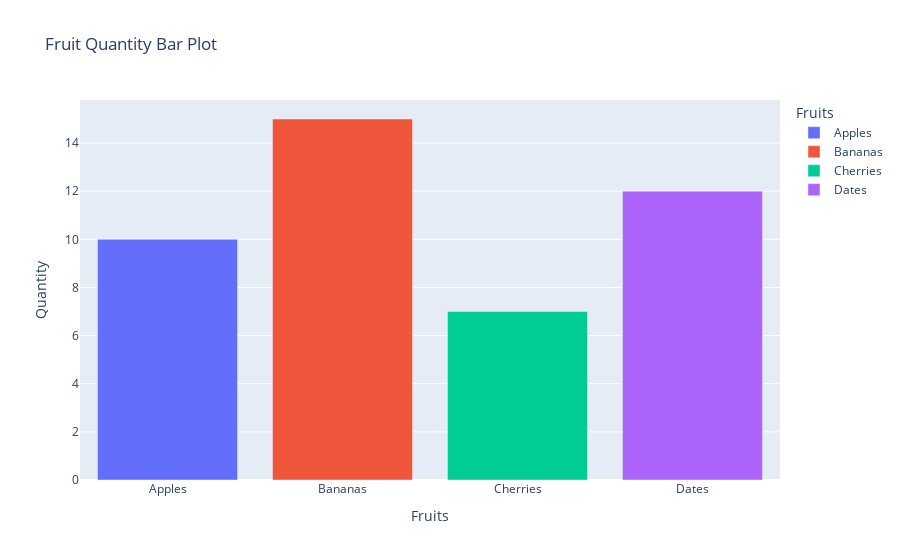

Notebook code cell kept with this figure:
### Markdown cell above
***5.Generate a bar plot using Plotly.***

### Code cell
import plotly.express as px
import pandas as pd

# Sample data
data = {'Fruits': ['Apples', 'Bananas', 'Cherries', 'Dates'],
        'Quantity': [10, 15, 7, 12]}

df = pd.DataFrame(data)

# Create bar plot
fig = px.bar(df, x='Fruits', y='Quantity', color='Fruits',
             title='Fruit Quantity Bar Plot')

# Show plot
fig.show()

### Figure 1 — Plotly figure (JSON) as saved in the notebook; plotly's stock layout.template omitted (floating-point values rounded to 4 significant figures)
{"data": [{"hovertemplate": "Fruits=%{x}<br>Quantity=%{y}<extra></extra>", "legendgroup": "Apples", "marker": {"color": "#636efa", "pattern": {"shape": ""}}, "name": "Apples", "orientation": "v", "showlegend": true, "textposition": "auto", "type": "bar", "x": ["Apples"], "xaxis": "x", "y": [10], "yaxis": "y"}, {"hovertemplate": "Fruits=%{x}<br>Quantity=%{y}<extra></extra>", "legendgroup": "Bananas", "marker": {"color": "#EF553B", "pattern": {"shape": ""}}, "name": "Bananas", "orientation": "v", "showlegend": true, "textposition": "auto", "type": "bar", "x": ["Bananas"], "xaxis": "x", "y": [15], "yaxis": "y"}, {"hovertemplate": "Fruits=%{x}<br>Quantity=%{y}<extra></extra>", "legendgroup": "Cherries", "marker": {"color": "#00cc96", "pattern": {"shape": ""}}, "name": "Cherries", "orientation": "v", "showlegend": true, "textposition": "auto", "type": "bar", "x": ["Cherries"], "xaxis": "x", "y": [7], "yaxis": "y"}, {"hovertemplate": "Fruits=%{x}<br>Quantity=%{y}<extra></extra>", "legendgroup": "Dates", "marker": {"color": "#ab63fa", "pattern": {"shape": ""}}, "name": "Dates", "orientation": "v", "showlegend": true, "textposition": "auto", "type": "bar", "x": ["Dates"], "xaxis": "x", "y": [12], "yaxis": "y"}], "layout": {"barmode": "relative", "legend": {"title": {"text": "Fruits"}, "tracegroupgap": 0}, "title": {"text": "Fruit Quantity Bar Plot"}, "xaxis": {"anchor": "y", "categoryarray": ["Apples", "Bananas", "Cherries", "Dates"], "categoryorder": "array", "domain": [0, 1], "title": {"text": "Fruits"}}, "yaxis": {"anchor": "x", "domain": [0, 1], "title": {"text": "Quantity"}}}}
